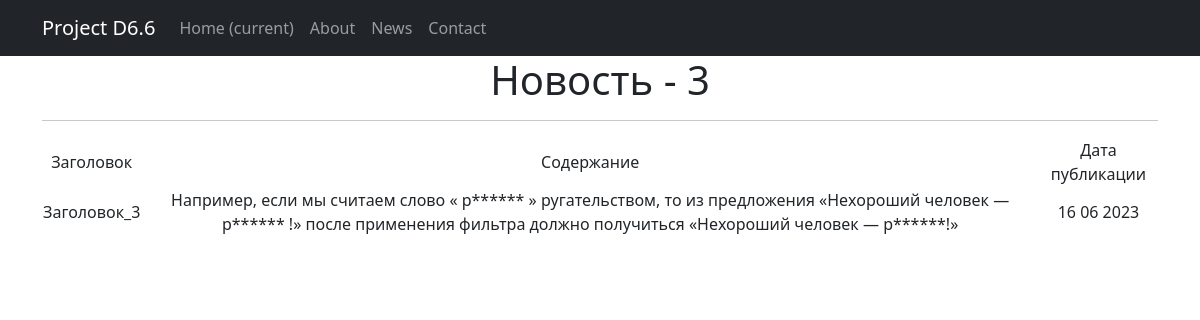
/news/3/, run on the app's committed database.
### news/models.py (models this page shows, shortened)
class Post(models.Model):  # класс Post
    news = 'NE'
    article = 'AR'
    CATSELECT = [
        (news, 'Новость'),
        (article, 'Статья')
    ]
    objects = None
    author = models.ForeignKey(Author, on_delete=models.CASCADE)  # связь «один ко многим» с моделью Author
    time_in = models.DateTimeField(auto_now_add=True)  # автоматическое присвоение даты и времени создания
    title = models.CharField(max_length=255)  # длина заголовка
    choice_field = models.CharField(max_length=2, choices=CATSELECT)  # поле выбора категории новость/статья
    content = models.TextField()  # содержание статьи/новости
    rating = models.IntegerField(default=0)  # рейтинг статьи/новости
    category = models.ManyToManyField(Category, through='PostCategory')  # связь «многие ко многим» с моделью Category (с дополнительной моделью PostCategory)

### news/views.py (the view)
# urls.py: path('<int:pk>/', PostDetail.as_view(), name='post_detail'),
class PostDetail(DetailView):
    model = Post
    template_name = 'post.html'
    context_object_name = 'post'

### news/templatetags/custom_filters.py (called while the page is built)
@register.filter()
def censor(value, censored_words=BAD_WORDS, symbols=SYMBOLS):
    if isinstance(value, str):
        for i in value.split():
            count = 0
            if not i.isalnum():
                for j in symbols:
                    if j in i:
                        count += 1
            if i[:len(i) - count].lower() in censored_words:
                value = value.replace(i[:len(i) - count], i[0] + '*' * (len(i) - 1 - count))
    else:
        try:
            raise AttributeError
        except AttributeError:
            print("AttributeError")
    return value

### templates/post.html (shortened to what this page needs)
{% extends 'flatpages/default.html' %}
{% load static %}
{% load custom_filters %}
{% block content %}
<link rel="stylesheet" type='text/css' href="{% static 'css/styles.css' %}">
<h1>Новость - {{ post.id }}</h1>
<hr>
<table>
		<tr class="table-head">
			<td>Заголовок</td>
			<td>Содержание</td>
			<td class="date-time-collumn">Дата публикации</td>
		</tr>
		<tr>
			<td>{{ post.title|censor }}</td>
			<td>{{ post.content|censor }}</td>
			<td>{{ post.time_in|date:'d m Y' }}</td>
		</tr>
</table>
{% endblock content %}

### data on the page
Post: id "3", title|censor "Заголовок_3", content|censor "Например, если мы считаем слово « р****** » ругательством, то из предложения «Нехороший человек — р****** !» после применения фильтра должно получиться «Нехороший человек — р******!»", time_in "16 06 2023"
